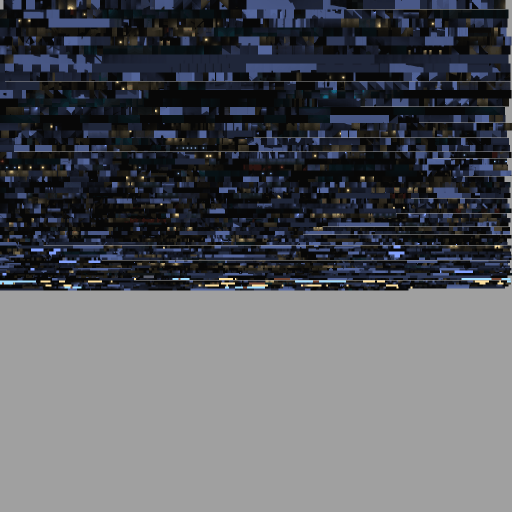
#> input picture assets/maps/as_oilrig_lm.png, 1024 x 1024 px (shown at 1/2 size)
$ python -i import_models_repo.py   (imports and definitions only)
#> lines starting #> are read from the running program, lines starting #| are printed output that depends on the picture
#!/usr/bin/env python3
"""
Imports the ShadowNigth/models asset bank (CS2 / CS:GO extracted weapons) into this
Godot project, replacing every first-person / world / player weapon model and weapon
sound with the ones stored in that repository.

What it does
------------
  1. Viewmodels  (v_*.glb) : skin weights are compacted, meshes welded + LOD decimated,
     every animation channel is curve-reduced (constant bones collapse to one key) and
     re-serialised as standard glTF, textures are repacked at 1024 (weapon) / 256 (arms).
  2. World + player models (w_*.glb, p_*.glb) : welded, decimated ~35 %, 256px textures.
  3. Sounds      : source WAVs are down-mixed / resampled to mono 22.05 kHz 16-bit PCM
     and laid out as  assets/sounds/weapons/fire/<weapon>/<n>.wav  (shots) and
     assets/sounds/weapons/foley/<event>.wav  (draw, clip in/out, bolt, silencer, ...).
  4. data/weapons.json + data/models_meta.json are regenerated: new weapons, new sound
     paths, animation names and per-clip foley event tables used by WeaponController.

Usage:  python3 tools/import_models_repo.py /path/to/models-checkout
"""
import io
import json
import math
import os
import re
import shutil
import struct
import sys
import wave

import numpy as np
from PIL import Image, ImageDraw, ImageFilter

try:
    import fast_simplification as fsimp
except ImportError:  # pragma: no cover
    fsimp = None

ROOT = os.path.dirname(os.path.dirname(os.path.abspath(__file__)))
MODELS = os.path.join(ROOT, 'assets', 'models', 'weapons')
SND = os.path.join(ROOT, 'assets', 'sounds', 'weapons')

# --------------------------------------------------------------------------- glTF io
COMP = {5120: ('b', 1), 5121: ('B', 1), 5122: ('h', 2), 5123: ('H', 2), 5125: ('I', 4), 5126: ('f', 4)}
NCOMP = {'SCALAR': 1, 'VEC2': 2, 'VEC3': 3, 'VEC4': 4, 'MAT4': 16}
NP_DT = {5120: '<i1', 5121: '<u1', 5122: '<i2', 5123: '<u2', 5125: '<u4', 5126: '<f4'}


def load_glb(path):
    raw = open(path, 'rb').read()
    magic, _ver, _length = struct.unpack('<III', raw[:12])
    if magic != 0x46546C67:
        raise ValueError('not a GLB: ' + path)
    off, js, binc = 12, None, b''
    while off < len(raw):
        clen, ctype = struct.unpack('<II', raw[off:off + 8])
        data = raw[off + 8:off + 8 + clen]
        if ctype == 0x4E4F534A:
            js = json.loads(data.decode('utf-8'))
        elif ctype == 0x004E4942:
            binc = data
        off += 8 + clen
    return js, binc


# [43 lines left out: functions save_glb, acc_np, acc_img, not called in this run]


class Writer:
    """Accumulates the output binary chunk and the buffers/accessors tables."""

    def __init__(self):
        self.bin = bytearray()
        self.views, self.accessors = [], []

    def _align(self):
        while len(self.bin) % 4:
            self.bin += b'\x00'

    # [375 lines left out: functions acc, blob, quat_mat, node_local, world_mats, skin_ibm and 12 more, not called in this run]


# --------------------------------------------------------------------------- sound bank
TARGET_RATE = 22050


# [59 lines left out: functions read_wav, resample, write_wav_mono, convert_sound, not called in this run]


# --------------------------------------------------------------------------- viewmodel
def convert_viewmodel(src, dst, ratio=0.32, keep_names=None, fps=30.0, tex=640, arms_tex=160,
                      arms_ratio=0.34):
    j, b = load_glb(src)
    w = Writer()

    # ---- images: weapon map @1024, arm skins @256
    images = []
    new_images = []
    for ii, im in enumerate(j.get('images', [])):
        raw = acc_img(j, b, ii)
        img = None
        if raw:
            try:
                img = Image.open(io.BytesIO(raw)).convert('RGB')
            except Exception:
                img = None
        if img is None and im.get('uri'):
            # The knife viewmodels reference their maps by relative URI. They are written
            # against a '../../textures/...' layout that does not match the source tree, so
            # try the URI as given, then the source root, then the cs2_catalog folder.
            src_dir = os.path.dirname(os.path.abspath(src))
            uri = im['uri'].replace('\\', '/')
            root = os.path.dirname(src_dir)                    # <repo>/weapons -> <repo>
            cands = [os.path.normpath(os.path.join(src_dir, uri)),
                     os.path.normpath(os.path.join(root, uri.lstrip('./'))),
                     os.path.join(root, 'textures', 'cs2_catalog', os.path.basename(uri))]
            cand = next((c for c in cands if os.path.exists(c)), None)
            if cand is None:
                # last resort: the exporter may have dropped the map next to the GLB
                side = os.path.join(src_dir, '%s_%d.png' % (os.path.basename(src)[:-4], ii))
                cand = side if os.path.exists(side) else None
            if cand is not None:
                try:
                    img = Image.open(cand).convert('RGB')
                except Exception:
                    img = None
        placeholder = False
        if img is None:
            # Never emit an image entry without a bufferView (the validator rejects it and
            # Godot ends up with a null texture). Six of the knife viewmodels point at maps the
            # bank does not ship, so they get a mid-grey metal instead of blinding white.
            img = Image.new('RGB', (16, 16), (150, 150, 158))
            placeholder = True
        name = (im.get('name') or '').lower()
        is_arms = ('glove' in name) or ('arms' in name)
        target = arms_tex if is_arms else tex
        if img.size[0] > target:
            img = repack(img, uv_mask(j, b, ii, img.size), img.size[0] / float(target))
        # power-of-two dimensions: Godot's texture importer mipmaps/filters POT textures
        # correctly and the Khronos validator warns on NPOT base colour maps.
        img = to_pot(img)
        data = encode_jpeg(img, 82 if not is_arms else 82)
        vi = w.blob(data)
        _nm = im.get('name')
        if not _nm:
            _uri = im.get('uri') or ''
            _nm = os.path.splitext(os.path.basename(_uri))[0] if _uri else ('map%d' % ii)
            if placeholder:
                _nm += '_fallback'
        new_images.append({'bufferView': vi, 'mimeType': 'image/jpeg', 'name': _nm})
        images.append(img)
    # textures still index the ORIGINAL image list: keep everything aligned
    missing = [ii for ii in range(len(j.get('images', []))) if ii >= len(new_images)]
    for ii in missing:
        vi = w.blob(encode_jpeg(Image.new('RGB', (16, 16), (255, 255, 255)), 82))
        new_images.append({'bufferView': vi, 'mimeType': 'image/jpeg', 'name': 'fallback%d' % ii})
        images.append(None)

    # ---- mesh primitives
    parent_node = {}
    for _i, _nd in enumerate(j['nodes']):
        for _c in _nd.get('children', []):
            parent_node[_c] = _i
    skins = j.get('skins', [])
    ibm, joints = (skin_ibm(j, b, 0) if skins else (None, []))
    prims = []
    for ni, n in enumerate(j['nodes']):
        if 'mesh' not in n:
            continue
        for pr in j['meshes'][n['mesh']]['primitives']:
            pos = acc_np(j, b, pr['attributes']['POSITION']).astype(np.float64)
            uv = acc_np(j, b, pr['attributes']['TEXCOORD_0']).astype(np.float64)
            nrm = acc_np(j, b, pr['attributes']['NORMAL']).astype(np.float64)
            tri = (acc_np(j, b, pr['indices']).astype(np.int64).reshape(-1)
                   if 'indices' in pr else np.arange(len(pos)))
            jj = acc_np(j, b, pr['attributes']['JOINTS_0']).astype(np.int64)
            ww = acc_np(j, b, pr['attributes']['WEIGHTS_0']).astype(np.float64)
            mat = pr.get('material', 0)
            vtx, tr, uv_o, n_o = [], [], [], []
            base = 0
            # weld within the primitive (position+uv+joints) to help the decimator
            key = np.concatenate([np.round(pos, 5), np.round(uv, 5), jj.astype(np.float64)], axis=1)
            uniq, inv = np.unique(key, axis=0, return_inverse=True)
            inv = inv.reshape(-1)
            V = pos[np.unique(inv, return_index=True)[1]][np.argsort(np.unique(inv, return_index=True)[1])] \
                if False else None
            # build representative arrays
            first = np.zeros(len(uniq), dtype=np.int64)
            seen = np.zeros(len(uniq), dtype=bool)
            for i, u in enumerate(inv):
                if not seen[u]:
                    seen[u] = True
                    first[u] = i
            V = pos[first]
            UVs = uv[first]
            NRM = nrm[first]
            JJ = jj[first]
            WW = ww[first]
            T = inv[tri].reshape(-1, 3)
            is_arms = any((j['materials'][mat].get('name', '').lower().find(k) >= 0)
                          for k in ('glove', 'arms'))
            tr_ratio = min(0.97, arms_ratio) if is_arms else ratio
            V2, T2 = decimate(V, T, tr_ratio, agg=5.0)
            srcidx = kd_lookup(V, V2) if len(V2) != len(V) else np.arange(len(V)) if len(V2) != len(V) else np.arange(len(V))
            UV2 = UVs[srcidx]
            NRM2 = NRM[srcidx]
            JJ2 = JJ[srcidx].copy()
            WW2 = WW[srcidx].copy()
            # rigid parts (gun body, casings) keep a single dominant bone so collapsing an
            # arm holding them can never drag the weapon to a different skeleton branch
            wsum = WW2.sum(axis=1, keepdims=True)
            wsum[wsum == 0] = 1.0
            dom = np.argmax(WW2, axis=1)
            has = wsum[:, 0] > 0
            if (not is_arms) and has.any():
                WW2[:] = 0.0
                JJ2[:, 0] = JJ2[np.arange(len(JJ2)), dom]
                WW2[:, 0] = 1.0
            T2 = fix_winding(V2, T2, NRM2)
            # compact joint indices (only bones actually used by this weapon's mesh)
            prims.append(dict(V=V2, UV=UV2, N=NRM2, T=T2, JJ=JJ2, WW=WW2, mat=mat))

    # ---- joint list: keep animated joints + every joint a vertex is bound to, plus their
    #      joint-space ancestors, then remap JOINTS_0 onto the compacted list.
    node_to_joint = {nd: ji for ji, nd in enumerate(joints)}
    anim_joints = set()
    for anim in j.get('animations', []):
        for ch in anim['channels']:
            ji = node_to_joint.get(int(ch['target']['node']))
            if ji is not None:
                anim_joints.add(ji)
    bound_joints = set(int(x) for p in prims for x in np.unique(p['JJ'][p['WW'] > 0]))
    keep = set(bound_joints) | anim_joints
    # joint parent chain (in joint index space)
    joint_parent = {}
    for ji, nd in enumerate(joints):
        pnd = parent_node.get(nd)
        seen = set()
        while pnd is not None and pnd not in seen:
            seen.add(pnd)
            if pnd in node_to_joint:
                joint_parent[ji] = node_to_joint[pnd]
                break
            pnd = parent_node.get(pnd)
    for ji in list(keep):
        k = joint_parent.get(ji)
        while k is not None:
            keep.add(k)
            k = joint_parent.get(k)
    used = sorted(keep)
    remap = {old: new for new, old in enumerate(used)}
    for p in prims:
        newj = np.zeros_like(p['JJ'])
        neww = np.zeros_like(p['WW'])
        for k in range(4):
            for old_i, new_i in remap.items():
                sel = (p['JJ'][:, k] == old_i) & (p['WW'][:, k] > 0)
                if sel.any():
                    newj[sel, k] = new_i
                    neww[sel, k] = p['WW'][sel, k]
        ssum = neww.sum(axis=1, keepdims=True)
        zero = (ssum[:, 0] <= 1e-8)
        if zero.any():
            newj[zero, 0] = 0
            neww[zero, 0] = 1.0
            ssum = neww.sum(axis=1, keepdims=True)
        p['JJ'] = newj
        p['WW'] = neww / ssum

    # ---- write accessors
    out_prims = []
    for p in prims:
        a_pos = w.acc(p['V'], 5126, 'VEC3', target=34962)
        a_nrm = w.acc(p['N'], 5126, 'VEC3', target=34962, minmax=False)
        a_uv = w.acc(p['UV'], 5126, 'VEC2', target=34962, minmax=False)
        a_j = w.acc(p['JJ'].astype(np.uint8), 5121, 'VEC4', target=34962, minmax=False)
        # 8-bit normalised weights: every vertex is a single-bone bind (weapon/casing bones
        # are rigid), so 255/0 quantisation is loss-less and halves the vertex footprint.
        wq = np.clip(np.round(p['WW'] * 255.0), 0, 255).astype(np.uint8)
        a_w = w.acc(wq, 5121, 'VEC4', target=34962, minmax=False)
        w.accessors[a_w]['normalized'] = True
        a_i = w.acc(p['T'].reshape(-1).astype(np.uint16 if len(p['V']) < 65536 else np.uint32),
                    5123 if len(p['V']) < 65536 else 5125, 'SCALAR', target=34963, minmax=False)
        out_prims.append({'attributes': {'POSITION': a_pos, 'NORMAL': a_nrm, 'TEXCOORD_0': a_uv,
                                        'JOINTS_0': a_j, 'WEIGHTS_0': a_w},
                          'indices': a_i, 'material': p['mat'], 'mode': 4})

    # ---- materials / textures / samplers
    new_mats = json.loads(json.dumps(j.get('materials', [])))
    placeholder_mat = set()
    for ti, t in enumerate(j.get('textures', [])):
        src_i = t.get('source')
        if src_i is not None and src_i < len(new_images) and \
                str((new_images[src_i] or {}).get('name', '')).endswith('_fallback'):
            placeholder_mat.add(ti)
    for m in new_mats:
        pbr = m.get('pbrMetallicRoughness', {})
        pbr.setdefault('metallicFactor', 0.0)
        pbr['roughnessFactor'] = 0.62
        # drop normal / orm / occlusion lookups that resolve to a missing map
        for k in ('normalTexture', 'occlusionTexture'):
            if m.get(k, {}).get('index') in placeholder_mat:
                m.pop(k, None)
        if pbr.get('metallicRoughnessTexture', {}).get('index') in placeholder_mat:
            pbr.pop('metallicRoughnessTexture', None)
    samplers = [{'magFilter': 9729, 'minFilter': 9987, 'wrapS': 10497, 'wrapT': 10497}]
    textures = []
    for t in j.get('textures', []):
        textures.append({'sampler': 0, 'source': t.get('source', 0)})

    # ---- nodes: keep the scene/skeleton chain of the retained bones
    used_nodes = [joints[i] for i in used]
    keep_nodes = set(used_nodes) | set(j['scenes'][0]['nodes'])
    for ni in list(keep_nodes):
        k = ni
        while k in parent_node:
            k = parent_node[k]
            keep_nodes.add(k)
    order = sorted(keep_nodes)
    new_index = {old: i for i, old in enumerate(order)}
    out_nodes = []
    for old in order:
        src_nd = j['nodes'][old]
        nd = {'name': src_nd.get('name', 'node%d' % old)}
        if 'matrix' in src_nd:
            # always emit TRS: the animations target translation/rotation/scale, which is
            # illegal on a node that also declares `matrix` (Godot drops those clips). Keeping
            # the whole tree in TRS also avoids the validator's ONE_OF_MISMATCH errors.
            t, r, sc = matrix_to_trs(src_nd['matrix'])
            if not (abs(t[0]) + abs(t[1]) + abs(t[2]) < 1e-9):
                nd['translation'] = t
            if abs(abs(r[0]) - 1.0) > 1e-5:
                nd['rotation'] = r
            if abs(sc[0] - 1.0) + abs(sc[1] - 1.0) + abs(sc[2] - 1.0) > 1e-5:
                nd['scale'] = sc
        for k in ('translation', 'rotation', 'scale'):
            if k in src_nd:
                nd[k] = src_nd[k]
        kids = [new_index[c] for c in j['nodes'][old].get('children', []) if c in new_index]
        if kids:
            nd['children'] = kids
        out_nodes.append(nd)
    # Mirror the source layout exactly: the mesh lives on its own dedicated node (child of the
    # armature root), NOT merged into the armature node. Godot's glTF importer and the Khronos
    # validator both flag a skinned mesh on a non-root joint node.
    armature_idx = new_index[j['scenes'][0]['nodes'][0]]
    mesh_node_idx = len(out_nodes)
    out_nodes.append({'name': 'Mesh', 'mesh': 0, 'skin': 0})
    out_nodes[armature_idx].setdefault('children', []).append(mesh_node_idx)

    # ---- inverse bind matrices for the compacted joint list
    ibm_rows = []
    for old in used:
        M = ibm[old] if ibm is not None else np.eye(4)
        # glTF stores 4x4 matrices column-major -> transpose our row-major numpy form
        ibm_rows.append(M.T.reshape(-1).tolist())
    a_ibm = w.acc(np.array(ibm_rows, dtype=np.float64), 5126, 'MAT4', minmax=False)

    # ---- animations
    anims = write_animations(w, j, b, keep_names=keep_names, fps=fps)

    out = {
        'asset': {'version': '2.0', 'generator': 'cs15-godot import_models_repo.py'},
        'scene': 0,
        'scenes': [{'nodes': [armature_idx]}],
        'nodes': out_nodes,
        'meshes': [{'primitives': out_prims}],
        'skins': [{'joints': [new_index[x] for x in used_nodes], 'inverseBindMatrices': a_ibm}],
        'materials': new_mats,
        'textures': textures,
        'samplers': samplers,
        'images': new_images,
        'accessors': w.accessors,
        'bufferViews': w.views,
    }
    if anims:
        out['animations'] = anims
    save_glb(out, bytes(w.bin), dst)
    return dict(path=dst, size=os.path.getsize(dst), anims=[a['name'] for a in anims],
                verts=sum(len(p['V']) for p in prims), tris=sum(len(p['T']) for p in prims),
                bones=len(used))


# [212 lines left out: functions convert_static, sound_src, build_sound_bank, sound_list, not called in this run]


def foley_path(wid, ev):
    p = 'weapons/foley/%s/%s.wav' % (wid, ev)
    return p if os.path.exists(os.path.join(SND, 'foley', wid, ev + '.wav')) else ''


# [182 lines left out: functions foley_events, clip_durations_of, merge_weapons_json, merge_models_meta, not called in this run]


# --------------------------------------------------------------------------- driver
#  Viewmodel clip names that the game actually asks for (everything else dropped so the
#  GLB stays small).  Inspect/look-at clips are always kept: `inspect` is a first-class
#  feature of this build (see scripts/weapons/WeaponController.gd).
KEEP_CLIPS = [
    'draw', 'draw_unsil', 'idle', 'idle_unsil',
    'shoot1', 'shoot', 'shoot2', 'shoot3', 'fire', 'shoot1_unsil', 'shoot_unsil', 'shoot2_unsil',
    'shoot3_unsil', 'reload', 'reload_unsil', 'reload_empty', 'start_reload', 'after_reload',
    'insert', 'deploy', 'prepare', 'attach', 'detach', 'add_silencer', 'detach_silencer',
    'inspect', 'inspect_2', 'inspect_unsil', 'lookat',
    'slash1', 'slash2', 'midslash1', 'midslash2', 'stab', 'stab_miss',
    'pullpin', 'throw', 'underhand', 'pressbutton', 'zoom_in', 'zoom_out', 'holster',
]


FOLEY_TEMPLATE = {
    # ---- rifles / smgs / pistols
    'draw':            [('draw', 0.22)],
    'draw_unsil':      [('draw', 0.22)],
    'deploy':          [('draw', 0.20)],
    'idle':            [], 'idle2': [], 'idle3': [], 'idle_unsil': [],
    'shoot1':          [], 'shoot2': [], 'shoot3': [],
    'shoot':           [], 'shoot_unsil': [], 'shoot1_unsil': [],
    'shoot2_unsil':    [], 'shoot3_unsil': [],
    'reload':          [('clipout', 0.20), ('clipin', 0.72)],
    'reload_unsil':    [('clipout', 0.20), ('clipin', 0.72)],
    'reload_empty':    [('clipout', 0.20), ('boltback', 0.66), ('boltforward', 0.86)],
    'insert':          [('shellinsert', 0.10)],
    'pump':            [('pump', 0.35)],
    'attach':          [('silencer_on', 0.55)],
    'detach':          [('silencer_off', 0.45)],
    'inspect':         [('lookat_1', 0.28), ('lookat_2', 0.60), ('lookat_3', 0.82)],
    'inspect_unsil':   [('lookat_1', 0.28), ('lookat_2', 0.60)],
    'inspect_2':       [('lookat_2', 0.35), ('lookat_3', 0.70)],
    # ---- knife
    'slash1':          [], 'slash2': [], 'stab': [], 'stab_miss': [],
    'midslash1':       [], 'midslash2': [],
    # ---- grenades / c4
    'pullpin':         [('pinpull_start', 0.08), ('pinpull', 0.32)],
    'throw':           [('throw', 0.35)],
    'underhand':       [('throw', 0.30)],
    'fire1':           [], 'fire2': [],
    'pressbutton':     [],
    'plant':           [],
    # ---- scopes
    'zoom_in':         [('zoom_in', 0.05)],
    'zoom_out':        [('zoom_out', 0.05)],
}

#  Events whose audio the first-person viewmodel must own (the world also plays a 3D
#  copy for bots / other players, so the player's own copy is muted in WeaponController).
VM_LOCAL_EVENTS = ('draw', 'deploy', 'clipout', 'clipin', 'boltback', 'boltforward',
                   'silencer_on', 'silencer_off', 'lookat_1', 'lookat_2', 'lookat_3',
                   'pump', 'pinpull')


# [133 lines left out: functions foley_events_for_model, merge_foley_meta, main, not called in this run]


# [2 lines not run here, left out]

>>> import cv2
>>> picture = cv2.imread('../assets/maps/as_oilrig_lm.png', cv2.IMREAD_GRAYSCALE)
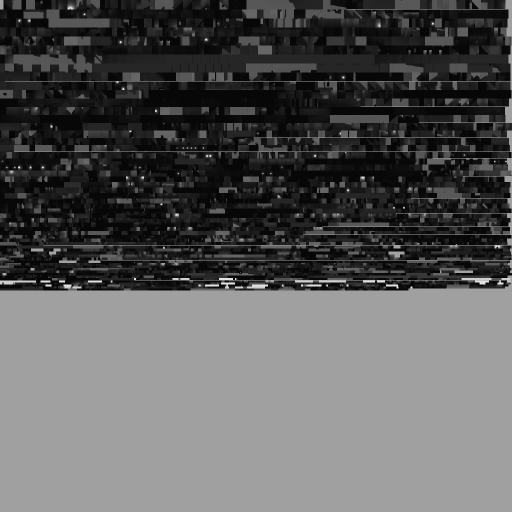
#> picture: shape (1024, 1024) (shown at 1/2 size); min 7, max 227, mean 89.3
>>> result = convert_viewmodel(picture, 'out.png')
#> (the run stopped early here; a loop or call above may not have finished)

$ run again, on assets/models/props/arcticorange_wessex1.png
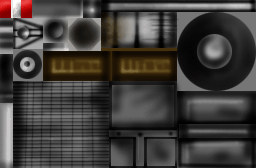
#> input picture assets/models/props/arcticorange_wessex1.png, 256 x 168 px
#> `picture = cv2.imread('../assets/maps/as_oilrig_lm.png', cv2.IMREAD_GRA..`:
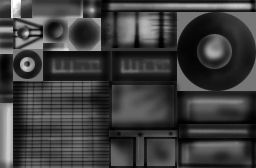
#> picture: shape (168, 256); min 0, max 255, mean 62.4
